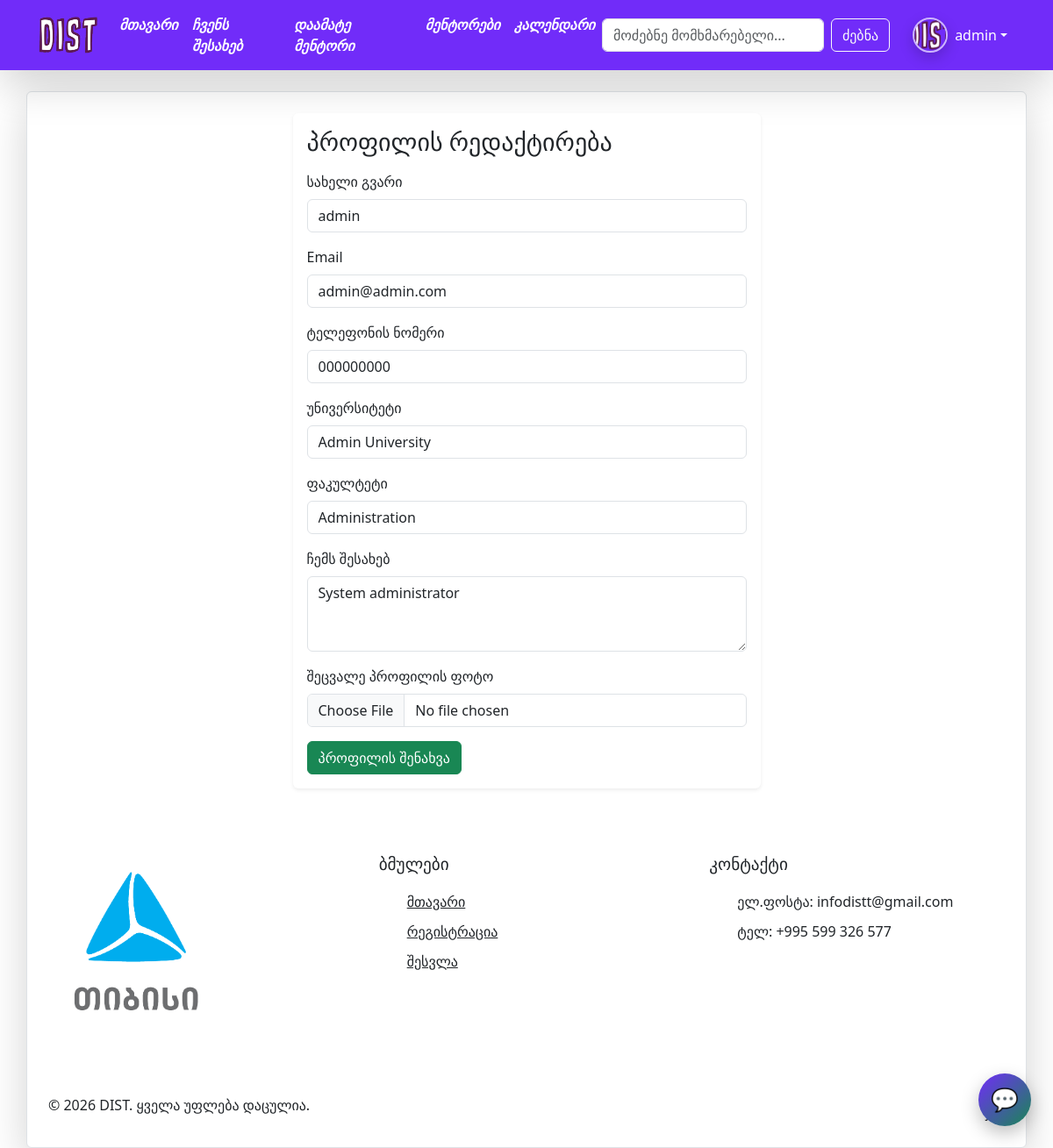
/account (signed in), run on the app's committed database.
### models.py (models this page shows, shortened)
class User(db.Model,UserMixin) :
     __tablename__ = "users"
     id = db.Column(db.Integer(), primary_key= True)
     name = db.Column(db.String())
     email = db.Column(db.String())
     phone_number = db.Column(db.String())
     university = db.Column(db.String())
     faculty = db.Column(db.String())
     password = db.Column(db.String())
     role = db.Column(db.String())
     profile_img = db.Column(db.String(), default='default.jpg')
     text = db.Column(db.String())
     comments = db.relationship("Comment", backref="user", lazy="dynamic")

### routes.py (the view, shortened to what this page needs)
@app.route('/account', methods=['GET', 'POST'])
@login_required
def account():
    form = ProfileForm(
        name=current_user.name,
        email=current_user.email,
        phone_number=current_user.phone_number,
        university=current_user.university,
        faculty=current_user.faculty,
        text=current_user.text,
    )
    return render_template('account.html', form=form)

### forms.py
class ProfileForm(FlaskForm):
    name = StringField("სახელი გვარი", validators=[DataRequired()])
    email = EmailField("Email", validators=[DataRequired()])
    phone_number = StringField("ტელეფონის ნომერი", validators=[DataRequired()])
    university = StringField("უნივერსიტეტი")
    faculty = StringField("ფაკულტეტი")
    text = TextAreaField("ჩემს შესახებ")
    profile_img = FileField("შეცვალე პროფილის ფოტო", validators=[FileAllowed(["png", "jpg", "jpeg"])])
    submit = SubmitField("პროფილის შენახვა")

### models.py (called while the page is built)
@login_manager.user_loader
def load_user(user_id):
     return User.query.get(user_id)

### templates/account.html (shortened to what this page needs)
{% extends "base.html" %}
{% block container %}
<div class="container-md py-4">
    <div class="row justify-content-center">
        <div class="col-lg-6">
            <div class="card shadow-sm border-0">
                <div class="card-body">
                    <h3 class="mb-3">პროფილის რედაქტირება</h3>
                    <form method="post" enctype="multipart/form-data">
                        <div class="mb-3">
                            {{ form.name.label(class="form-label") }}
                            {{ form.name(class="form-control") }}
                        </div>
                        <div class="mb-3">
                            {{ form.email.label(class="form-label") }}
                            {{ form.email(class="form-control") }}
                        </div>
                        <div class="mb-3">
                            {{ form.phone_number.label(class="form-label") }}
                            {{ form.phone_number(class="form-control") }}
                        </div>
                        <div class="mb-3">
                            {{ form.university.label(class="form-label") }}
                            {{ form.university(class="form-control") }}
                        </div>
                        <div class="mb-3">
                            {{ form.faculty.label(class="form-label") }}
                            {{ form.faculty(class="form-control") }}
                        </div>
                        <div class="mb-3">
                            {{ form.text.label(class="form-label") }}
                            {{ form.text(class="form-control", rows=3) }}
                        </div>
                        <div class="mb-3">
                            {{ form.profile_img.label(class="form-label") }}
                            {{ form.profile_img(class="form-control", accept=".jpg, .png, .jpeg") }}
                        </div>
                        <button type="submit" class="btn btn-success">{{ form.submit.label.text }}</button>
                    </form>
                </div>
            </div>
        </div>
    </div>
</div>
{% endblock %}

### templates/navbar.html (shortened to what this page needs)
<nav class="navbar navbar-expand-lg bg-alta shadow-lg">
        <div class="container-md">
            <a class="navbar-brand" style="color: white;" href="/"><img src="../static/images/logo.png" width="70px"></a>
            <div class="collapse navbar-collapse" id="navbarSupportedContent">
                <ul class="navbar-nav me-auto mb-2 mb-lg-0">
                    <li class="nav-item">
                        <a class="nav-link " style="color: white;" aria-current="page" href="/"><i><b> მთავარი</b></i></a>
                    </li>
                    <li class="nav-item">
                        <a class="nav-link" style="color: white;" href="/about"><i><b>ჩვენს შესახებ</b></i></a>
                    </li>
                    {% if current_user.role == 'Admin'%}
                    <li class="nav-item">
                        <a class="nav-link" style="color: white;" href="/add_mentor"><i><b>დაამატე მენტორი</b></i></a>
                    </li>
                    {% endif %}
                    {% if current_user.is_authenticated %}
                    <li class="nav-item">
                        <a class="nav-link active" style="color: white;"  href="/tutors"><i><b>მენტორები</b></i></a>
                    </li>
                    <li class="nav-item">
                        <a class="nav-link active" style="color: white;"  href="/calendar"><i><b>კალენდარი</b></i></a>
                    </li>
                    {%endif%}
                </ul>
                <div class="d-flex me-3">
                    <form class="d-flex" action="/search" method="GET">
                        <input class="form-control me-2" type="search" name="q" placeholder="მოძებნე მომხმარებელი..." aria-label="Search users">
                        <button class="btn btn-outline-light" type="submit">ძებნა</button>
                    </form>
                </div>
                <div class="d-flex align-items-center">
                    {% if current_user.is_authenticated %}
                    <div class="dropdown">
                        <a class="d-flex align-items-center text-decoration-none text-white dropdown-toggle user-dropdown-toggle" href="#" role="button" id="userDropdown" data-bs-toggle="dropdown" aria-expanded="false">
                            <img src="/static/images/{{ current_user.profile_img }}" alt="{{ current_user.name }}" class="rounded-circle me-2 user-avatar" style="width: 40px; height: 40px; object-fit: cover;">
                            <span class="d-none d-sm-inline">{{ current_user.name }}</span>
                        </a>
                    </div>
                    {% else %}
                    <div class="btn-group">
                        <a class="btn btn-outline-light" href="/login">შესვლა</a>
                        <a class="btn btn-outline-light" href="/register">რეგისტრაცია</a>
                    </div>
                    {% endif %}
                </div>
            </div>
        </div>
    </nav>

### static/style.css (style rules this page uses)
.bg-alta { background-color: #712cf9; }
.user-avatar { border: 2px solid rgba(255, 255, 255, 0.65); box-shadow: 0 6px 16px rgba(0, 0, 0, 0.18); }
.user-dropdown-toggle { padding: 6px 10px; border-radius: 999px; transition: background-color 0.2s ease, box-shadow 0.2s ease; }

### data on the page
User: profile_img (picture), name "admin", email "admin@admin.com", phone_number "000000000", university "Admin University", faculty "Administration", text "System administrator"
